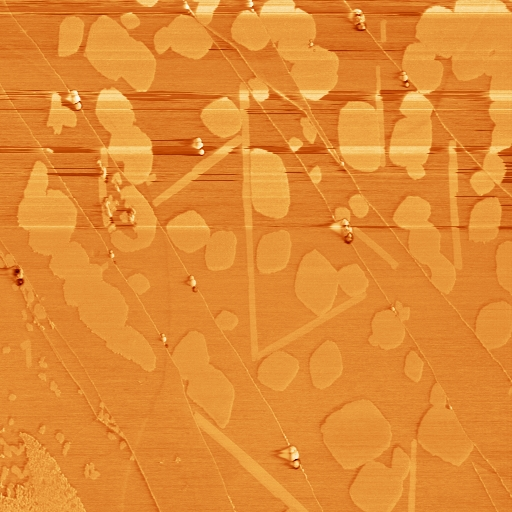
#> input picture gui/1_phase.jpg, 512 x 512 px, found by its file name
$ jupyter execute image-registration.ipynb
#> lines starting #> are read from the running program, lines starting #| are printed output that depends on the picture; pictures that were not available may be replaced by others from this repository, and a replacement may not be noted
[cell 1]
import cv2 as cv
import numpy as np
from matplotlib import pyplot as plt


phase = cv.imread(r"D:\Pranav\Machine-Learning\gui\saved_images\1_phase.jpg")
#> phase is the input picture: shape (512, 512, 3); mean B, G, R 51.3, 138.7, 225.7
topo = cv.imread("C:/Users/Pranav/Downloads/1_topo.jpg")
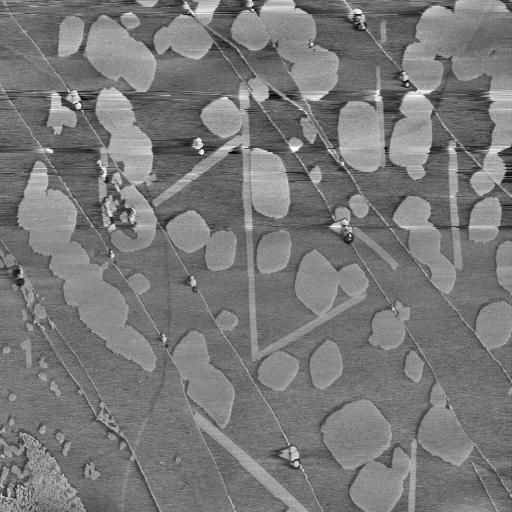
#> input picture Denoise/image.jpg, 512 x 512 px, given in place of 1_topo.jpg, which was not available
#> topo is the input picture: shape (512, 512, 3); min 0, max 255, mean 120.9
amp = cv.imread("C:/Users/Pranav/Downloads/1_amplitude.jpg")

[cell 2]
# Function to denoise images by averaging
phase_fp = phase.astype(np.float32) / 255.0
topo_fp = topo.astype(np.float32) / 255.0
amp_fp = amp.astype(np.float32) / 255.0

images = [phase_fp, topo_fp]
average = np.mean(images, axis=0)
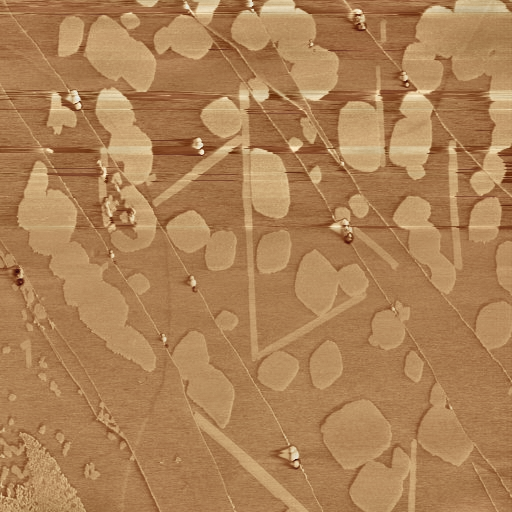
#> average: shape (512, 512, 3) float32; mean of channels 0, 1, 2 0.337, 0.509, 0.68; drawn as B, G, R
average = (average * 255).astype(np.uint8)
plt.imshow(average)
plt.axis('off')  # Turn off axis labels
plt.show()
b, g, r = cv.split(average)
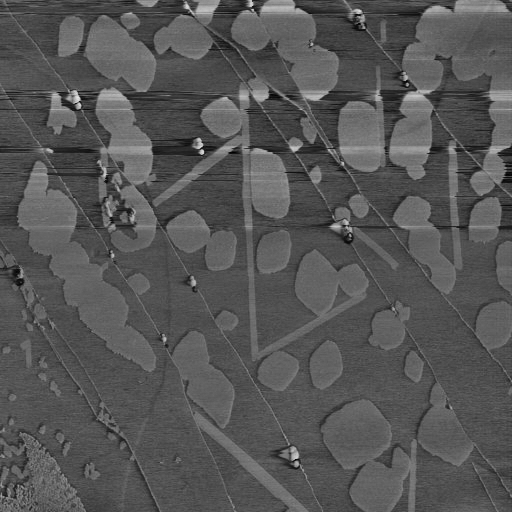
#> b: shape (512, 512); min 0, max 229, mean 85.9
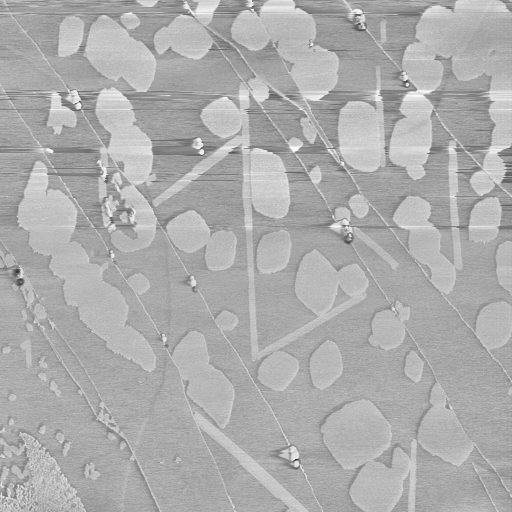
#> r: shape (512, 512); min 34, max 255, mean 173.1

# Apply histogram equalization to each color channel
b_eq = cv.equalizeHist(b)
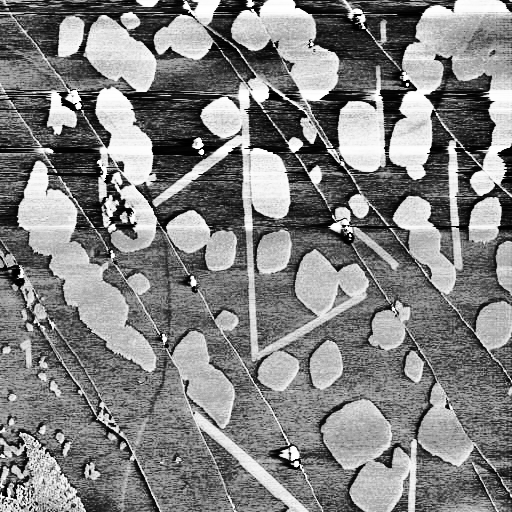
#> b_eq: shape (512, 512); min 0, max 255, mean 129.5
g_eq = cv.equalizeHist(g)
r_eq = cv.equalizeHist(r)

# Merge the equalized color channels
equalized_image = cv.merge((b_eq, g_eq, r_eq))

plt.imshow(equalized_image)

denoised_image = cv.fastNlMeansDenoisingColored(equalized_image, None, 5,5,3,10)
_, thresholded = cv.threshold(equalized_image, 150, 255, cv.THRESH_BINARY)
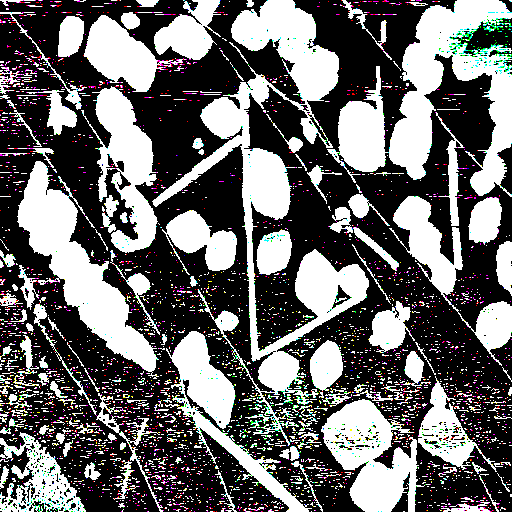
#> thresholded: shape (512, 512, 3); mean B, G, R 104.8, 104.7, 105.7

plt.show()
plt.imshow(thresholded)
